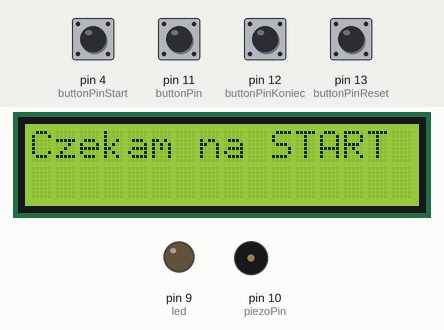
Simulated run of this sketch. Board: Arduino Uno, built with avr-gcc and run on an emulated ATmega328P. Parts: 16×2 character LCD, output pins drawn as LEDs (lit = HIGH), buzzer (waves = sounding). The inputs (shaded band) are chosen by the test bench; at power-on: pin 4 (buttonPinStart), pin 11 (buttonPin), pin 12 (buttonPinKoniec), pin 13 (buttonPinReset) LOW. Random numbers use the default seed unless the sketch sets one.

Above: at 1.7 s.
At 2.8 s:
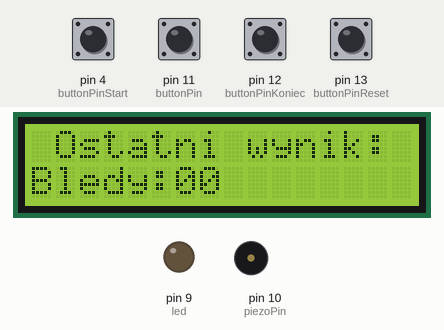
2.9 s: pin 4 (buttonPinStart) pulled HIGH for 0.15 s
At 4.1 s:
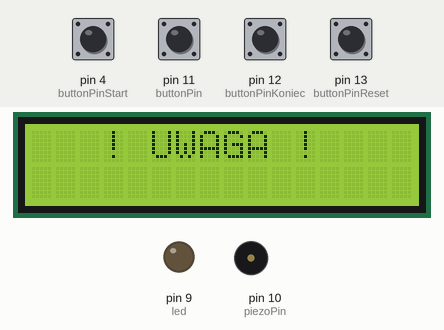
At 10.96 s:
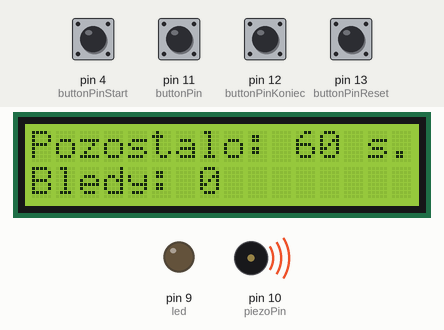
Timing chart, 0 to 12.2 s (numbered marks = the images above; inputs shaded):
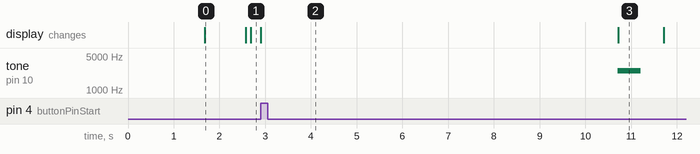

Measured:
- after the input at 2.9 s, tone on pin 10 (piezoPin): silent → 2500 Hz after 7.8 s, → silent 0.50 s later
- what the display in image 0 shows lasts 0.9 s, from 1.7 s to 2.6 s

The sketch:

zabawkaV3.ino
```cpp
#include <EEPROM.h>
#include "Timer.h"
#include <LiquidCrystal.h>
LiquidCrystal lcd(2, 3, 5, 6, 7, 8);

int led = 9;
int buttonPinStart = 4;
int buttonStateStart;
int buttonPin = 11;
int buttonState;
int piezoPin = 10 ;
int buttonPinReset = 13;
int buttonStateReset;
int buttonPinKoniec = 12;
int buttonStateKoniec;
int bledy;
int liczwynik;
int p;
int piezo;

int odczyt1;
int odczyt2;
int liczydlo;

unsigned long ustawczas;
unsigned long czas;
unsigned long czaskoniec;
unsigned long zmienna;
unsigned long swieci;
unsigned long poprzedni;
unsigned long alarm;

Timer t;

void setup() {
  pinMode(led, OUTPUT);
  pinMode(buttonPin, INPUT);
  pinMode(buttonPinStart, INPUT);
  pinMode(piezoPin, OUTPUT);

  odczyt1 = EEPROM.read(1);
  odczyt2 = EEPROM.read(2);

  ustawczas = 60;
  zmienna = 666;
  p = 0;
  alarm = millis()+60000;

  lcd.begin(16, 2);
  lcd.clear();
  lcd.setCursor(6, 0);
  lcd.print("Gra");
  lcd.setCursor(0, 1);
  lcd.print("Dotknij Mnie :) ");
  delay(1600);
  lcd.clear();

  int tickEvent = t.every(1000, elecd);

//   EEPROM.write(1, 0); //czyszczenie adresu 1
//   EEPROM.write(2, 0); //czyszczenie adresu 2

}
void poczatek(){
  lcd.clear();
  lcd.setCursor(3, 0);
  lcd.print("! UWAGA !");
  delay(random(2000, 8000));
  delay(1000);
  czas = ustawczas+1;
  czaskoniec = 0;
  bledy = 0;
  zmienna = czas;
  piezo = 1;
  tone(piezoPin,2500,500);
}

void zapisz(){
  odczyt1 = EEPROM.read(1);
  odczyt2 = EEPROM.read(2);

  if (odczyt1 == 255){
    odczyt2++;
    odczyt1 = 0;
    EEPROM.write(1, odczyt1);
    EEPROM.write(2, odczyt2);
  }
  odczyt1++;
  liczydlo = odczyt2*255+odczyt1;
  EEPROM.write(1, odczyt1);
}

void loop() {
  t.update();

  buttonStateKoniec = digitalRead(buttonPinKoniec);
  if(buttonStateKoniec == HIGH) {
    czaskoniec = czas;
  }

  buttonStateReset = digitalRead(buttonPinReset);
  if(buttonStateReset == HIGH) {
    bledy = 0;
  }

if (piezo == 1){
  buttonState = digitalRead(buttonPin);
  if(buttonState == HIGH) {
    if (millis() >= poprzedni){
      bledy++;
      poprzedni = millis()+600;
    }
    digitalWrite(led, HIGH);
    tone(piezoPin,700,200);
    digitalWrite(led, LOW);
  }
}

    buttonStateStart = digitalRead(buttonPinStart);
    if(buttonStateStart == HIGH) {
    poczatek();
    }

  if (zmienna == 666 ){
    if (p >= 0 && p <= 200){
      lcd.setCursor(0, 0);
      lcd.print("Czekam na START ");
      lcd.setCursor(0, 1);
      lcd.print("                ");
      p++;
    }

    if (p >= 201 && p <= 450){
      lcd.setCursor(0, 0);
      lcd.print(" Ostatni wynik: ");
      lcd.setCursor(6, 1);
      lcd.print(liczwynik);
      p++;
    }

    if (p >= 451 && p <= 650){
      liczydlo = odczyt2*255+odczyt1;
      lcd.setCursor(0, 0);
      lcd.print("  Zagrano juz   ");
      lcd.setCursor(3, 1);
      lcd.print(liczydlo);
      lcd.write(" razy.");
      p++;
    }

    if (p >= 651 && p <= 800){
      lcd.setCursor(0, 0);
      lcd.print("Czekam na START ");
      lcd.setCursor(0, 1);
      lcd.print("                ");
      p++;
    }

    if (p >= 801){
      lcd.setCursor(0, 0);
      lcd.print("   Wersja 2.6   ");
      lcd.setCursor(0, 1);
      lcd.print("by Rekin 03.2013");
      p++;
      if (p == 1000){
        p = 0;
      }
    }

    if (alarm <= millis()){
      tone(piezoPin,2500,1000);
      alarm = millis()+7000;
    }
  }

}
void pokaz(){
  tone(piezoPin,2500,200);
  lcd.clear();
  lcd.setCursor(0, 0);
  lcd.print("Wynik gry: ");
  lcd.print(liczwynik);
  lcd.setCursor(0, 1);
  lcd.print("Bledow: ");
  lcd.print(bledy);
  zapisz();
  alarm = millis()+60000;
  delay(6000);
  czas = 0;
  czaskoniec = 0;
  zmienna = 666;
  p = 0;
  piezo = 0;
}

void elecd(){

  if (czas >= 0 && czas < ustawczas+2){
    lcd.clear();
    czas = czas -1;
    lcd.setCursor(0, 0);
    lcd.print("Pozostalo: ");
    lcd.print(czas);
    lcd.print(" s.");
    lcd.setCursor(0, 1);
    lcd.print("Bledy: ");
    lcd.print(bledy);

    if (czas == 0) {
      liczwynik = 100-(bledy*25);
      pokaz();
    }

    if (czaskoniec > 0) {
      liczwynik = 100-(bledy*25)+(czaskoniec*4);
      pokaz();
    }
  }
}
```
